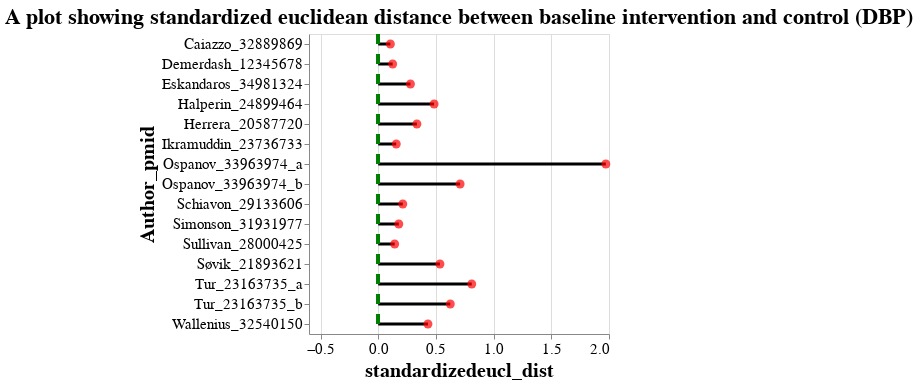

Notebook source saved alongside this figure:
### Markdown cell above
# Visualize the Euclidean distance at baseline (pre-intervention)

### Code cell
# Visualize the Euclidean distance and how far it deviates from 0
result_df = pd.read_csv('../Data/DBP_baseline_normalizedeucdist.csv')

T1C1_Eucdist =alt.Chart(result_df).mark_point(filled=True,size =80,color='red').encode(
    x=alt.X('standardizedeucl_dist').scale(zero=True, domain=[-0.5,2]),
    y = alt.Y('Author_pmid:N'),tooltip=list(result_df.columns)
).properties( title = 'A plot showing standardized euclidean distance between baseline intervention and control (DBP)')
T1C1_Eucdist_ref = alt.Chart(result_df).mark_rule(strokeDash=[10, 10],color='green',size=3).encode(x=alt.datum(0))
eline = T1C1_Eucdist.mark_rule(size = 3).encode( y='Author_pmid:N',x='standardizedeucl_dist',x2=alt.datum(0)) # adding lines to show how far the range is from reference (0)
T1C1_Eucdist + T1C1_Eucdist_ref
T1C1_Eucdist_plot = (eline + T1C1_Eucdist_ref + T1C1_Eucdist)
T1C1_Eucdist_DBP_plot= T1C1_Eucdist_plot.configure_axis(
    labelFontSize=15,
    titleFontSize=20
).configure_title(fontSize=22)

T1C1_Eucdist_DBP_plot

### Figure 1 — Vega-Lite specification as saved in the notebook (floating-point values rounded to 4 significant figures)
{"config": {"view": {"continuousWidth": 300, "continuousHeight": 300}, "axis": {"labelFontSize": 15, "titleFontSize": 20}, "title": {"fontSize": 22}}, "layer": [{"mark": {"type": "rule", "size": 3}, "encoding": {"tooltip": [{"field": "pmid", "type": "quantitative"}, {"field": "author", "type": "nominal"}, {"field": "population", "type": "nominal"}, {"field": "totalsamplesize", "type": "quantitative"}, {"field": "meanBMI", "type": "quantitative"}, {"field": "meanDBP", "type": "quantitative"}, {"field": "Intervention_Control", "type": "nominal"}, {"field": "extracted_portion", "type": "nominal"}, {"field": "ctrl_author", "type": "nominal"}, {"field": "ctrl_population", "type": "nominal"}, {"field": "ctrl_totalsamplesize", "type": "quantitative"}, {"field": "ctrl_meanBMI", "type": "quantitative"}, {"field": "ctrl_meanDBP", "type": "quantitative"}, {"field": "ctrl_Intervention_Control", "type": "nominal"}, {"field": "ctrl_extracted_portion", "type": "nominal"}, {"field": "norm_ctrl_meanBMI", "type": "quantitative"}, {"field": "norm_meanBMI", "type": "quantitative"}, {"field": "norm_ctrl_meanDBP", "type": "quantitative"}, {"field": "norm_meanDBP", "type": "quantitative"}, {"field": "standardizedeucl_dist", "type": "quantitative"}, {"field": "lname", "type": "nominal"}, {"field": "Author_pmid", "type": "nominal"}], "x": {"field": "standardizedeucl_dist", "type": "quantitative"}, "x2": {"datum": 0}, "y": {"field": "Author_pmid", "type": "nominal"}}, "title": "A plot showing standardized euclidean distance between baseline intervention and control (DBP)"}, {"mark": {"type": "rule", "color": "green", "size": 3, "strokeDash": [10, 10]}, "encoding": {"x": {"datum": 0}}}, {"mark": {"type": "point", "color": "red", "filled": true, "size": 80}, "encoding": {"tooltip": [{"field": "pmid", "type": "quantitative"}, {"field": "author", "type": "nominal"}, {"field": "population", "type": "nominal"}, {"field": "totalsamplesize", "type": "quantitative"}, {"field": "meanBMI", "type": "quantitative"}, {"field": "meanDBP", "type": "quantitative"}, {"field": "Intervention_Control", "type": "nominal"}, {"field": "extracted_portion", "type": "nominal"}, {"field": "ctrl_author", "type": "nominal"}, {"field": "ctrl_population", "type": "nominal"}, {"field": "ctrl_totalsamplesize", "type": "quantitative"}, {"field": "ctrl_meanBMI", "type": "quantitative"}, {"field": "ctrl_meanDBP", "type": "quantitative"}, {"field": "ctrl_Intervention_Control", "type": "nominal"}, {"field": "ctrl_extracted_portion", "type": "nominal"}, {"field": "norm_ctrl_meanBMI", "type": "quantitative"}, {"field": "norm_meanBMI", "type": "quantitative"}, {"field": "norm_ctrl_meanDBP", "type": "quantitative"}, {"field": "norm_meanDBP", "type": "quantitative"}, {"field": "standardizedeucl_dist", "type": "quantitative"}, {"field": "lname", "type": "nominal"}, {"field": "Author_pmid", "type": "nominal"}], "x": {"field": "standardizedeucl_dist", "scale": {"zero": true, "domain": [-0.5, 2]}, "type": "quantitative"}, "y": {"field": "Author_pmid", "type": "nominal"}}, "title": "A plot showing standardized euclidean distance between baseline intervention and control (DBP)"}], "data": {"name": "data-e599d42fe4f41d01280baca6526d2714"}, "$schema": "https://vega.github.io/schema/vega-lite/v5.17.0.json", "datasets": {"data-e599d42fe4f41d01280baca6526d2714": [{"pmid": 12345678, "author": "Hala Mourad Demerdash", "population": "AFR", "totalsamplesize": 40.0, "meanBMI": 46.2, "meanDBP": 91.5, "Intervention_Control": "Intervention", "extracted_portion": "RYGB", "ctrl_author": "Hala Mourad Demerdash", "ctrl_population": "AFR", "ctrl_totalsamplesize": 40.0, "ctrl_meanBMI": 45.8, "ctrl_meanDBP": 92.5, "ctrl_Intervention_Control": "Control", "ctrl_extracted_portion": "BAND", "norm_ctrl_meanBMI": 3.753, "norm_meanBMI": 3.836, "norm_ctrl_meanDBP": 0.9462, "norm_meanDBP": 0.8536, "standardizedeucl_dist": 0.125, "lname": "Demerdash", "Author_pmid": "Demerdash_12345678"}, {"pmid": 20587720, "author": "Miguel F Herrera", "population": "EUR", "totalsamplesize": 24.0, "meanBMI": 44.5, "meanDBP": 89.0, "Intervention_Control": "Intervention", "extracted_portion": "LRYGB", "ctrl_author": "Miguel F Herrera", "ctrl_population": "EUR", "ctrl_totalsamplesize": 24.0, "ctrl_meanBMI": 44.9, "ctrl_meanDBP": 85.5, "ctrl_Intervention_Control": "Control", "ctrl_extracted_portion": "LRYGB_Omentectomy", "norm_ctrl_meanBMI": 3.564, "norm_meanBMI": 3.48, "norm_ctrl_meanDBP": 0.2975, "norm_meanDBP": 0.6219, "standardizedeucl_dist": 0.335, "lname": "Herrera", "Author_pmid": "Herrera_20587720"}, {"pmid": 21893621, "author": " Torgeir T. Søvik", "population": "Mixed", "totalsamplesize": 60.0, "meanBMI": 54.8, "meanDBP": 82.6, "Intervention_Control": "Intervention", "extracted_portion": "GB", "ctrl_author": " Torgeir T. Søvik", "ctrl_population": "Mixed", "ctrl_totalsamplesize": 60.0, "ctrl_meanBMI": 55.2, "ctrl_meanDBP": 88.3, "ctrl_Intervention_Control": "Control", "ctrl_extracted_portion": "DS", "norm_ctrl_meanBMI": 5.723, "norm_meanBMI": 5.639, "norm_ctrl_meanDBP": 0.557, "norm_meanDBP": 0.02873, "standardizedeucl_dist": 0.5349, "lname": "Søvik", "Author_pmid": "Søvik_21893621"}, {"pmid": 23163735, "author": "Juan Jesús Tur", "population": "EUR", "totalsamplesize": 143.0, "meanBMI": 49.23, "meanDBP": 82.84, "Intervention_Control": "Intervention", "extracted_portion": "SOG", "ctrl_author": "Juan Jesús Tur", "ctrl_population": "EUR", "ctrl_totalsamplesize": 143.0, "ctrl_meanBMI": 45.79, "ctrl_meanDBP": 86.83, "ctrl_Intervention_Control": "Control", "ctrl_extracted_portion": "ILI", "norm_ctrl_meanBMI": 3.751, "norm_meanBMI": 4.472, "norm_ctrl_meanDBP": 0.4208, "norm_meanDBP": 0.05097, "standardizedeucl_dist": 0.8105, "lname": "Tur", "Author_pmid": "Tur_23163735_a"}, {"pmid": 23163735, "author": "Juan Jesús Tur", "population": "EUR", "totalsamplesize": 143.0, "meanBMI": 49.23, "meanDBP": 82.84, "Intervention_Control": "Intervention", "extracted_portion": "SOG", "ctrl_author": "Juan Jesús Tur", "ctrl_population": "EUR", "ctrl_totalsamplesize": 143.0, "ctrl_meanBMI": 46.76, "ctrl_meanDBP": 86.61, "ctrl_Intervention_Control": "Control", "ctrl_extracted_portion": "COT", "norm_ctrl_meanBMI": 3.954, "norm_meanBMI": 4.472, "norm_ctrl_meanDBP": 0.4004, "norm_meanDBP": 0.05097, "standardizedeucl_dist": 0.6247, "lname": "Tur", "Author_pmid": "Tur_23163735_b"}, {"pmid": 23736733, "author": "Sayeed Ikramuddin", "population": "Mixed", "totalsamplesize": 120.0, "meanBMI": 34.9, "meanDBP": 78.0, "Intervention_Control": "Intervention", "extracted_portion": "RYGBplusLMM", "ctrl_author": "Sayeed Ikramuddin", "ctrl_population": "Mixed", "ctrl_totalsamplesize": 120.0, "ctrl_meanBMI": 34.3, "ctrl_meanDBP": 79.0, "ctrl_Intervention_Control": "Control", "ctrl_extracted_portion": "LMM", "norm_ctrl_meanBMI": 1.342, "norm_meanBMI": 1.468, "norm_ctrl_meanDBP": -0.3049, "norm_meanDBP": -0.3976, "standardizedeucl_dist": 0.1562, "lname": "Ikramuddin", "Author_pmid": "Ikramuddin_23736733"}, {"pmid": 24899464, "author": "Florencia Halperin", "population": "Mixed", "totalsamplesize": 43.0, "meanBMI": 36.0, "meanDBP": 81.7, "Intervention_Control": "Intervention", "extracted_portion": "RYGB", "ctrl_author": "Florencia Halperin", "ctrl_population": "Mixed", "ctrl_totalsamplesize": 43.0, "ctrl_meanBMI": 36.5, "ctrl_meanDBP": 76.6, "ctrl_Intervention_Control": "Control", "ctrl_extracted_portion": "WhyWAIT", "norm_ctrl_meanBMI": 1.803, "norm_meanBMI": 1.698, "norm_ctrl_meanDBP": -0.5273, "norm_meanDBP": -0.05468, "standardizedeucl_dist": 0.4841, "lname": "Halperin", "Author_pmid": "Halperin_24899464"}, {"pmid": 28000425, "author": "Shelby Sullivan", "population": "EUR", "totalsamplesize": 332.0, "meanBMI": 36.0, "meanDBP": 77.97, "Intervention_Control": "Intervention", "extracted_portion": "POSE", "ctrl_author": "Shelby Sullivan", "ctrl_population": "EUR", "ctrl_totalsamplesize": 332.0, "ctrl_meanBMI": 36.2, "ctrl_meanDBP": 79.44, "ctrl_Intervention_Control": "Control", "ctrl_extracted_portion": "Sham", "norm_ctrl_meanBMI": 1.74, "norm_meanBMI": 1.698, "norm_ctrl_meanDBP": -0.2641, "norm_meanDBP": -0.4004, "standardizedeucl_dist": 0.1425, "lname": "Sullivan", "Author_pmid": "Sullivan_28000425"}, {"pmid": 29133606, "author": "Carlos Aurelio Schiavon ", "population": "Mixed", "totalsamplesize": 100.0, "meanBMI": 37.4, "meanDBP": 77.6, "Intervention_Control": "Intervention", "extracted_portion": "RYGBplusMT", "ctrl_author": "Carlos Aurelio Schiavon ", "ctrl_population": "Mixed", "ctrl_totalsamplesize": 100.0, "ctrl_meanBMI": 36.4, "ctrl_meanDBP": 78.0, "ctrl_Intervention_Control": "Control", "ctrl_extracted_portion": "MT", "norm_ctrl_meanBMI": 1.782, "norm_meanBMI": 1.992, "norm_ctrl_meanDBP": -0.3976, "norm_meanDBP": -0.4347, "standardizedeucl_dist": 0.2129, "lname": "Schiavon", "Author_pmid": "Schiavon_29133606"}, {"pmid": 31931977, "author": "Donald C Simonson ", "population": "Mixed", "totalsamplesize": 40.0, "meanBMI": 36.4, "meanDBP": 79.1, "Intervention_Control": "Intervention", "extracted_portion": "LAGB", "ctrl_author": "Donald C Simonson ", "ctrl_population": "Mixed", "ctrl_totalsamplesize": 40.0, "ctrl_meanBMI": 36.7, "ctrl_meanDBP": 80.9, "ctrl_Intervention_Control": "Control", "ctrl_extracted_portion": "DWM", "norm_ctrl_meanBMI": 1.845, "norm_meanBMI": 1.782, "norm_ctrl_meanDBP": -0.1288, "norm_meanDBP": -0.2956, "standardizedeucl_dist": 0.1783, "lname": "Simonson", "Author_pmid": "Simonson_31931977"}, {"pmid": 32540150, "author": "Ville Wallenius ", "population": "EUR", "totalsamplesize": 49.0, "meanBMI": 39.5, "meanDBP": 86.8, "Intervention_Control": "Intervention", "extracted_portion": "RYGB", "ctrl_author": "Ville Wallenius ", "ctrl_population": "EUR", "ctrl_totalsamplesize": 49.0, "ctrl_meanBMI": 40.8, "ctrl_meanDBP": 83.2, "ctrl_Intervention_Control": "Control", "ctrl_extracted_portion": "SG", "norm_ctrl_meanBMI": 2.704, "norm_meanBMI": 2.432, "norm_ctrl_meanDBP": 0.08434, "norm_meanDBP": 0.418, "standardizedeucl_dist": 0.4308, "lname": "Wallenius", "Author_pmid": "Wallenius_32540150"}, {"pmid": 32889869, "author": "Robert Caiazzo", "population": "EUR", "totalsamplesize": 80.0, "meanBMI": 38.4, "meanDBP": 81.8, "Intervention_Control": "Intervention", "extracted_portion": "DJBL", "ctrl_author": "Robert Caiazzo", "ctrl_population": "EUR", "ctrl_totalsamplesize": 80.0, "ctrl_meanBMI": 37.9, "ctrl_meanDBP": 81.7, "ctrl_Intervention_Control": "Control", "ctrl_extracted_portion": "MT", "norm_ctrl_meanBMI": 2.096, "norm_meanBMI": 2.201, "norm_ctrl_meanDBP": -0.05468, "norm_meanDBP": -0.04541, "standardizedeucl_dist": 0.1052, "lname": "Caiazzo", "Author_pmid": "Caiazzo_32889869"}, {"pmid": 33963974, "author": "Oral Ospanov", "population": "East Asian", "totalsamplesize": 60.0, "meanBMI": 39.88, "meanDBP": 92.25, "Intervention_Control": "Intervention", "extracted_portion": "LOAGB-OSPAN", "ctrl_author": "Oral Ospanov", "ctrl_population": "East Asian", "ctrl_totalsamplesize": 60.0, "ctrl_meanBMI": 36.51, "ctrl_meanDBP": 92.95, "ctrl_Intervention_Control": "Control", "ctrl_extracted_portion": "HDER", "norm_ctrl_meanBMI": 1.805, "norm_meanBMI": 2.512, "norm_ctrl_meanDBP": 0.988, "norm_meanDBP": 0.9231, "standardizedeucl_dist": 0.7095, "lname": "Ospanov", "Author_pmid": "Ospanov_33963974_b"}, {"pmid": 33963974, "author": "Oral Ospanov", "population": "East Asian", "totalsamplesize": 60.0, "meanBMI": 45.91, "meanDBP": 93.9, "Intervention_Control": "Intervention", "extracted_portion": "LMGB-OAGB", "ctrl_author": "Oral Ospanov", "ctrl_population": "East Asian", "ctrl_totalsamplesize": 60.0, "ctrl_meanBMI": 36.51, "ctrl_meanDBP": 92.95, "ctrl_Intervention_Control": "Control", "ctrl_extracted_portion": "HDER", "norm_ctrl_meanBMI": 1.805, "norm_meanBMI": 3.776, "norm_ctrl_meanDBP": 0.988, "norm_meanDBP": 1.076, "standardizedeucl_dist": 1.973, "lname": "Ospanov", "Author_pmid": "Ospanov_33963974_a"}, {"pmid": 34981324, "author": "Moheb S Eskandaros ", "population": "AFR", "totalsamplesize": 150.0, "meanBMI": 46.25, "meanDBP": 93.47, "Intervention_Control": "Intervention", "extracted_portion": "S-RYGB", "ctrl_author": "Moheb S Eskandaros ", "ctrl_population": "AFR", "ctrl_totalsamplesize": 150.0, "ctrl_meanBMI": 45.37, "ctrl_meanDBP": 95.74, "ctrl_Intervention_Control": "Control", "ctrl_extracted_portion": "L-RYGB", "norm_ctrl_meanBMI": 3.664, "norm_meanBMI": 3.847, "norm_ctrl_meanDBP": 1.247, "norm_meanDBP": 1.036, "standardizedeucl_dist": 0.2791, "lname": "Eskandaros", "Author_pmid": "Eskandaros_34981324"}]}}
